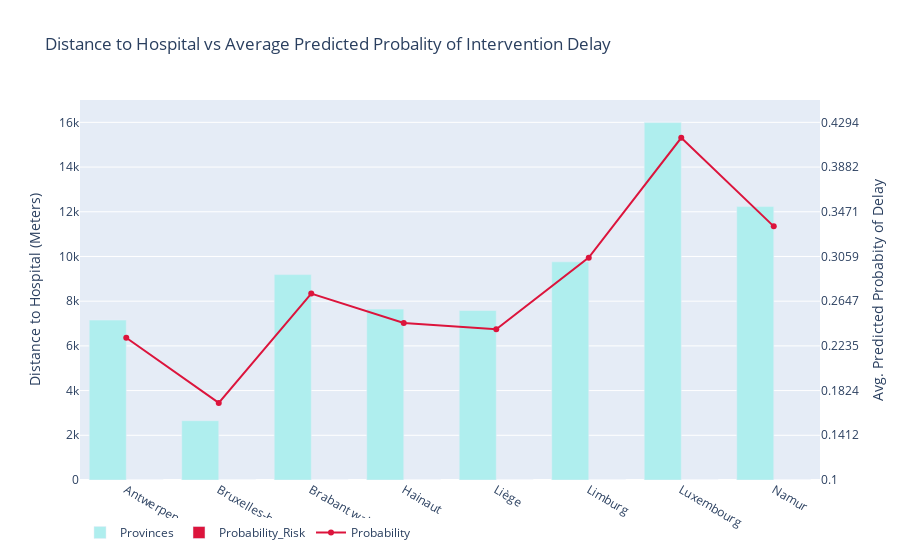

The code cell stored with this chart in its notebook:
### Code cell
fig = go.Figure(
    data=go.Bar(
        x=area_provinces_risk["province_cap"],
        y=area_provinces_risk["Calculated Distance destination"],
        name="Provinces",
        marker=dict(color="paleturquoise"),

    )
)

fig.add_trace(
    go.Bar(
        x=area_provinces_risk["province_cap"],
        y=area_provinces_risk["Probability_Risk"],
        name="Probability_Risk",
        marker=dict(color="crimson"),
    )
)


fig.add_trace(
    go.Scatter(
        x=area_provinces_risk["province_cap"],
        y=area_provinces_risk["Probability_Risk"],
        yaxis="y2",
        name="Probability",
        marker=dict(color="crimson"),
    )
)

# fig.add_trace(
#     go.Scatter(
#         x=area_provinces_risk["province_cap"],
#         y=area_provinces_risk["Intervention duration"],
#         yaxis="y2",
#         name="Probability",
#         marker=dict(color="crimson"),
#     )
# )

fig.update_layout(
    title="Distance to Hospital vs Average Predicted Probality of Intervention Delay",
    # title="Distance to Hospital vs Average Intervention Duration",
    legend=dict(orientation="h"),
    yaxis=dict(
        title=dict(text="Distance to Hospital (Meters)"),
        side="left",
        range=[0, 17000],
    ),
    yaxis2=dict(
        title=dict(text="Avg. Predicted Probabity of Delay"),
        side="right",
        range=[0.1, 0.45],
        overlaying="y",
        tickmode="sync",
    ),
#     yaxis2=dict(
#     title=dict(text="Avg. Predicted Probabity of Delay"),
#     side="right",
#     range=[50, 70],
#     overlaying="y",
#     tickmode="sync",
# ),
)

# fig.show()

### Figure 1 — Plotly figure (JSON) as saved in the notebook; plotly's stock layout.template omitted (floating-point values rounded to 4 significant figures)
{"data": [{"marker": {"color": "paleturquoise"}, "name": "Provinces", "type": "bar", "x": ["Antwerpen", "Bruxelles-brussel", "Brabant wallon", "Hainaut", "Liège", "Limburg", "Luxembourg", "Namur"], "y": [7153.0, 2653.0, 9190.0, 7645.0, 7582.0, 9759.0, 15990.0, 12230.0]}, {"marker": {"color": "crimson"}, "name": "Probability_Risk", "type": "bar", "x": ["Antwerpen", "Bruxelles-brussel", "Brabant wallon", "Hainaut", "Liège", "Limburg", "Luxembourg", "Namur"], "y": [0.2311, 0.171, 0.2717, 0.2446, 0.2388, 0.3048, 0.4152, 0.3336]}, {"marker": {"color": "crimson"}, "name": "Probability", "type": "scatter", "x": ["Antwerpen", "Bruxelles-brussel", "Brabant wallon", "Hainaut", "Liège", "Limburg", "Luxembourg", "Namur"], "y": [0.2311, 0.171, 0.2717, 0.2446, 0.2388, 0.3048, 0.4152, 0.3336], "yaxis": "y2"}], "layout": {"legend": {"orientation": "h"}, "title": {"text": "Distance to Hospital vs Average Predicted Probality of Intervention Delay"}, "yaxis": {"range": [0, 17000], "side": "left", "title": {"text": "Distance to Hospital (Meters)"}}, "yaxis2": {"overlaying": "y", "range": [0.1, 0.45], "side": "right", "tickmode": "sync", "title": {"text": "Avg. Predicted Probabity of Delay"}}}}
